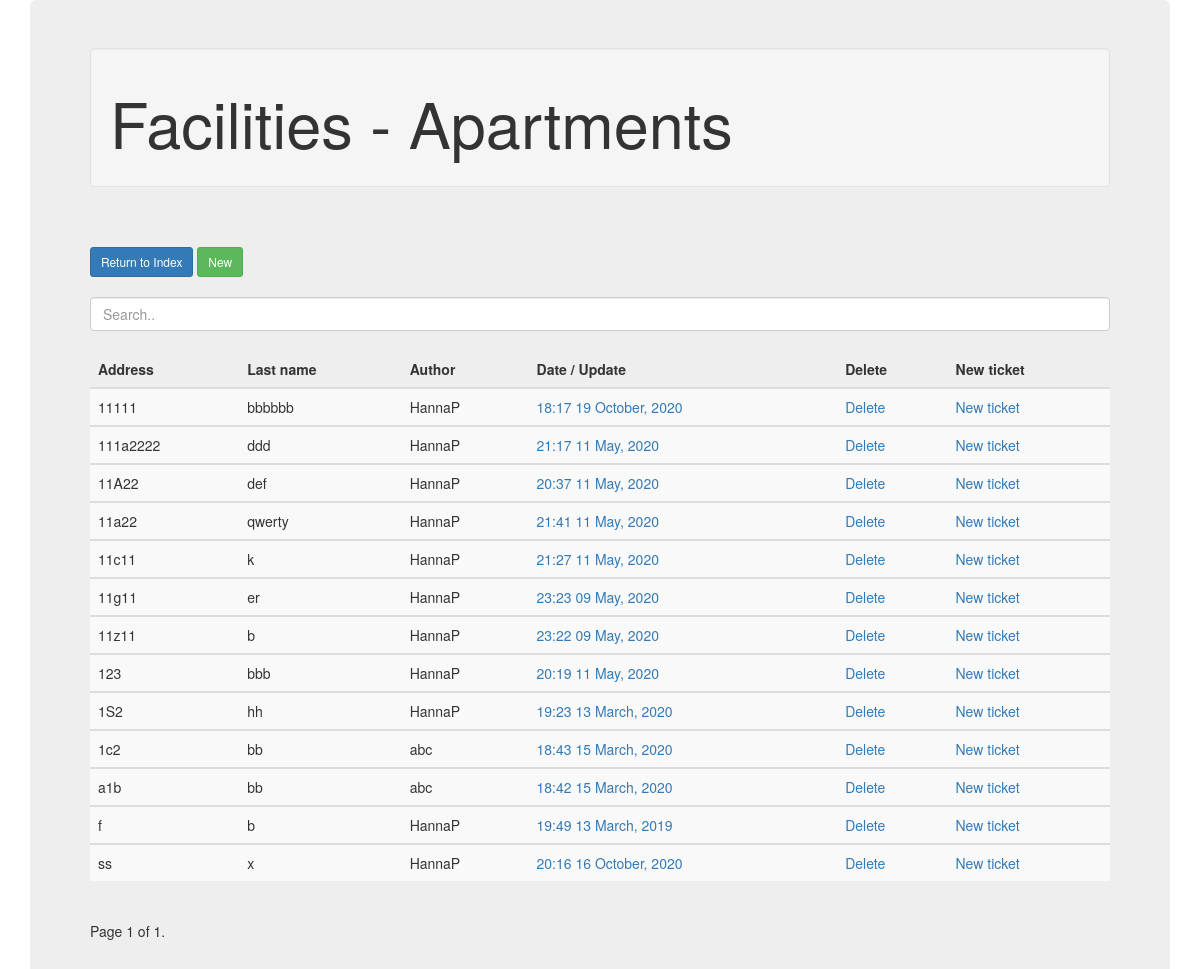
Before: /apartment/ (signed in) with the older database file.
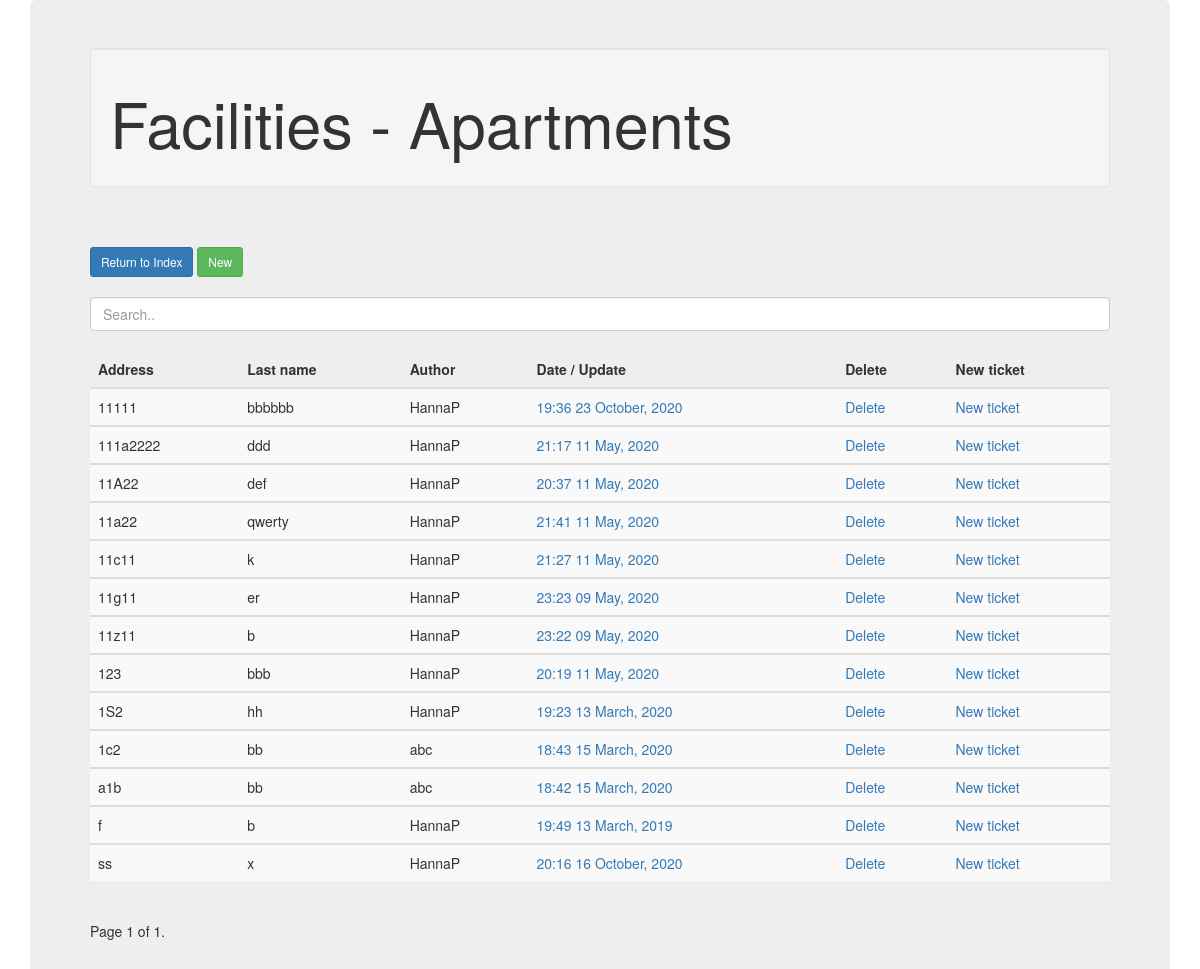
After: the same page with the newer database file.
### FacilitiesApp/models.py (models this page shows, shortened)
class Apartment(models.Model):
    first_name = models.CharField(max_length=100)
    last_name = models.CharField(max_length=100)
    email = models.CharField(max_length=100, blank=True)
    phone_no = models.CharField(max_length=100, blank=True)
    address = models.CharField(max_length=100)
    house_company = models.CharField(max_length=100)
    company_name = models.CharField(max_length=100)
    notes = models.TextField(blank=True)
    date_posted = models.DateTimeField(default=timezone.now)
    date_last_save = models.DateTimeField(auto_now=timezone.now)
    username_first = models.CharField(max_length=100)
    author = models.ForeignKey(User, on_delete=models.PROTECT)

### FacilitiesApp/views.py (the view)
# urls.py: path('apartment/', views.apartment, name='apartment'),
def apartment(request):
    dic_x = {}
    if request.user.is_authenticated:
        db_data = Apartment.objects.filter(company_name = request.user.profile.members_of).order_by('address')
        paginator = Paginator(db_data, 20)
        page_number = request.GET.get('page')
        page_obj = paginator.get_page(page_number)
        dic_x = {
            'posts': page_obj
        }
    return render(request, "FacilitiesApp/apartment.html", dic_x)

### FacilitiesApp/templates/FacilitiesApp/apartment.html (shortened to what this page needs)
<!DOCTYPE html>
<html lang="en">
<head>
	<link rel="stylesheet" href="https://maxcdn.bootstrapcdn.com/bootstrap/3.4.1/css/bootstrap.min.css">
</head>
<body>
	<div class="container">
		<div class="jumbotron">
		<div class="well"><h1>Facilities - Apartments</h1></div>
		<br><br>
		<a class="btn btn-primary btn-sm mt-1 mb-1" href="{% url 'home'  %}">Return to Index</a>
		<a class="btn btn-success btn-sm mt-1 mb-1" href="{% url 'apartment-create' %}">New</a>
		<br><br>
		<input class="form-control" id="myInput" type="text" placeholder="Search..">
		<br>
		<table class="table table-striped">
			<thead>
			  <tr>
				<th>Address</th>
				<th>Last name</th>
				<th>Author</th>
				<th>Date / Update</th>
				<th>Delete</th>
				<th>New ticket</th>
			  </tr>
			</thead>
		{% block content %}
		{% for Apartment in posts %}
				<tbody id="myTable">
					<tr>
					  <td>{{ Apartment.address }}</td>
					  <td>{{ Apartment.last_name }}</td>
					  <td>{{ Apartment.author }}</td>
					  <td><a href="{% url 'apartment-update' Apartment.id %}">{{ Apartment.date_last_save|date:"H:i d F, Y" }}</a></td>
					  <td><a href="{% url 'apartment-delete' Apartment.id %}">Delete</a></td>
					  <td><a href="{% url 'pre-ticket-create' Apartment.id %}">New ticket</a></td>
					</tr>
				</tbody>
		{% endfor %}
		{% endblock content %}
		</table>
		<div class="pagination">
			<span class="step-links">
				<span class="current">
					Page {{ posts.number }} of {{ posts.paginator.num_pages }}.
				</span>
			</span>
		</div>
		</div>
	</div>
</body>
</html>

Changed rows visible on the page:
changed Apartment "bbbbbb": date_last_save "18:17 19 October, 2020" → "19:36 23 October, 2020"
